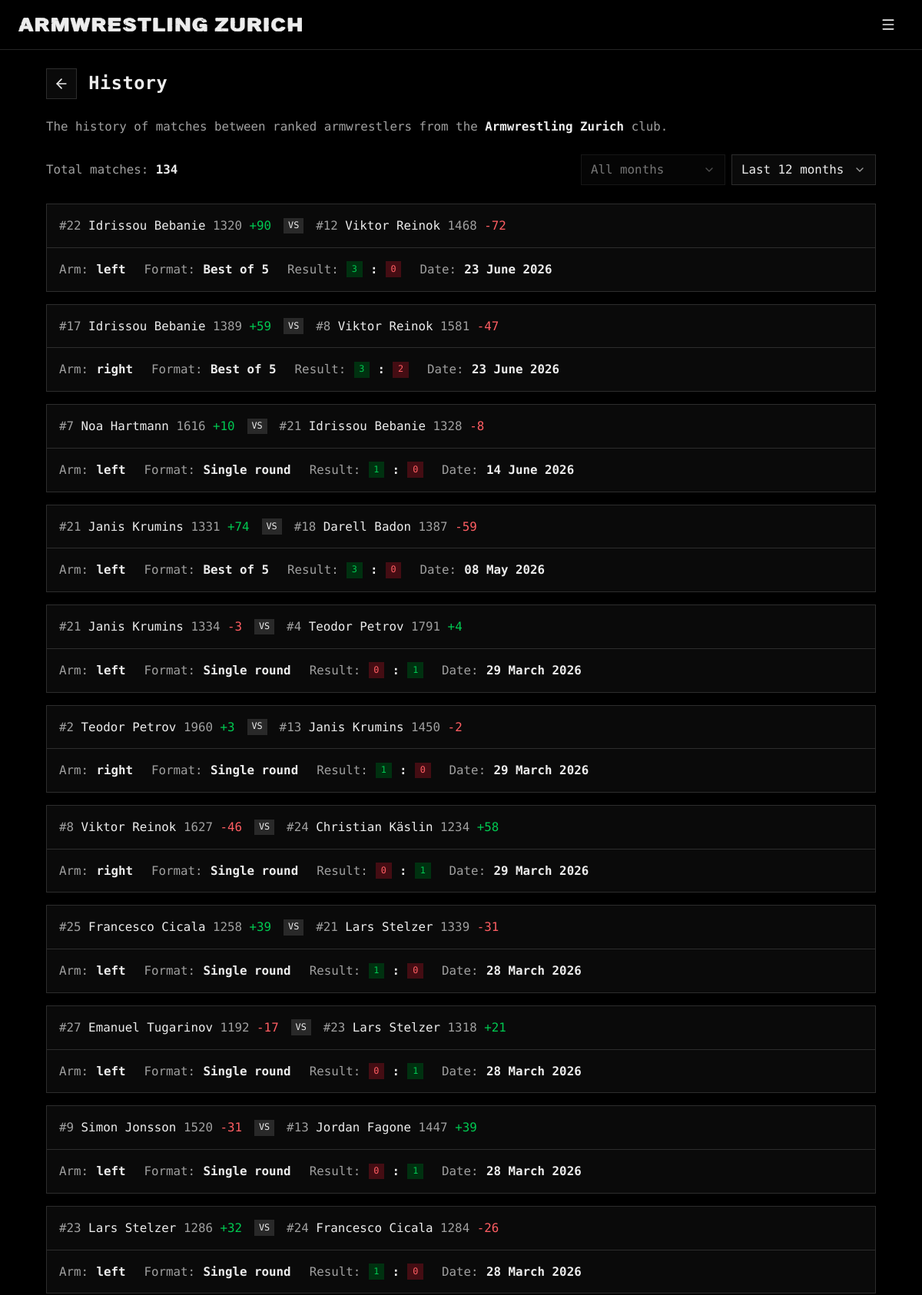
The app's page /history (upper part) with its own data.
### tables this page shows
CREATE TABLE "history" (
    id INTEGER PRIMARY KEY AUTOINCREMENT,
    armwrestler1_id INTEGER NOT NULL,
    armwrestler2_id INTEGER NOT NULL,
    arm TEXT NOT NULL CHECK (arm IN ('right', 'left')),
    armwrestler1_rank INTEGER NOT NULL,
    armwrestler2_rank INTEGER NOT NULL,
    armwrestler1_elo INTEGER NOT NULL,
    armwrestler2_elo INTEGER NOT NULL,
    armwrestler1_score INTEGER NOT NULL,
    armwrestler2_score INTEGER NOT NULL,
    armwrestler1_elo_diff INTEGER NOT NULL,
    armwrestler2_elo_diff INTEGER NOT NULL,
    selected_format TEXT NOT NULL,
    date DATETIME DEFAULT CURRENT_TIMESTAMP,
    added_by TEXT NOT NULL,
    FOREIGN KEY (armwrestler1_id) REFERENCES armwrestlers(id),
    FOREIGN KEY (armwrestler2_id) REFERENCES armwrestlers(id),
    FOREIGN KEY (added_by) REFERENCES users(username)
);

CREATE TABLE "armwrestlers" (
    id INTEGER PRIMARY KEY AUTOINCREMENT,
    name TEXT NOT NULL UNIQUE,
    right_elo INTEGER NOT NULL,
    left_elo INTEGER NOT NULL,
    right_rank INTEGER,
    left_rank INTEGER,
    added_by TEXT NOT NULL,
    last_edited_by TEXT, hidden INTEGER NOT NULL DEFAULT 0, active INTEGER NOT NULL DEFAULT 1,
    FOREIGN KEY (added_by) REFERENCES users(username)
);

### armelo_app.py (the view, shortened to what this page needs)
@app.route("/history")
def history():
    selected_year = request.args.get('year', 'last_12_months')
    selected_month = m if (m := request.args.get('month', type=int)) in range(1, 13) else None
    today = datetime.now()
    current_year = today.year
    if selected_year == "last_12_months":
        selected_month = None
        start_date = today - timedelta(days=365)
        end_date = today + timedelta(days=1)
    year_rows = db_execute("SELECT DISTINCT STRFTIME('%Y', date) FROM history ORDER BY 1 DESC")
    years = [int(r[0]) for r in year_rows]
    if current_year not in years:
        years.insert(0, current_year)
    months = list(enumerate(month_name))[1:]
    query = '''
        SELECT a1.id AS armwrestler1_id, a1.name AS armwrestler1_name,
               a2.id AS armwrestler2_id, a2.name AS armwrestler2_name,
               h.arm, h.armwrestler1_rank, h.armwrestler2_rank,
               h.armwrestler1_elo, h.armwrestler2_elo,
               h.armwrestler1_score, h.armwrestler2_score,
               h.armwrestler1_elo_diff, h.armwrestler2_elo_diff,
               h.selected_format, h.date
        FROM history h
        JOIN armwrestlers a1 ON h.armwrestler1_id = a1.id
        JOIN armwrestlers a2 ON h.armwrestler2_id = a2.id
        WHERE h.date >= ? AND h.date < ?
        ORDER BY h.id DESC
    '''
    params = [start_date.strftime('%Y-%m-%d'), end_date.strftime('%Y-%m-%d')]
    matches = db_execute(query, *params)
    total_matches = db_execute('SELECT COUNT(*) FROM history')[0][0]
    formatted_data = get_matches_formatted_data(matches)
    template_data = {
        'matches': matches, 'formatted_data': formatted_data,
        'total_matches': total_matches,
        'months': months, 'years': years,
        'selected_month': selected_month, 'selected_year': selected_year
    }
    return render_template('history.html', **template_data)

### armelo_app.py (called while the page is built)
@app.context_processor
def inject_user():
    username = session.get('username')
    return dict(username=username)

### config.py (called while the page is built)
def get_db():
    db = getattr(g, '_database', None)
    if db is None:
        db = g._database = sqlite3.connect(DATABASE)
        db.row_factory = sqlite3.Row
    return db

def db_execute(query, *args):
    db = get_db()
    cur = db.cursor()
    try:
        cur.execute(query, args)
        if query.strip().upper().startswith(("SELECT", "WITH")):
            return cur.fetchall()
        db.commit()
    except sqlite3.Error:
        db.rollback()
        raise
    finally:
        cur.close()

### templates/history.html (shortened to what this page needs)
{% extends "layout.html" %}
{% from 'macros.html' import back_header, modal_header %}
{% block content %}
{{ back_header('History') }}
<p class="muted">The history of matches between ranked armwrestlers from the <strong>Armwrestling Zurich</strong> club.</p>
<div class="row">
    <span class="muted">Total matches: <strong>{{ total_matches }}</strong></span>
    <div class="filters push">
        <form hx-get="{{ url_for('history') }}" hx-trigger="change" hx-target="body" hx-swap="outerMorph">
            <select name="month" class="select" aria-label="Month" {% if selected_year == 'last_12_months' %}disabled{% endif %}>
                <option value="" {% if selected_month is none %}selected{% endif %}>All months</option>
            </select>
            <select name="year" class="select" aria-label="Year">
                <option value="last_12_months" {% if selected_year == 'last_12_months' %}selected{% endif %}>Last 12 months</option>
            </select>
        </form>
    </div>
</div>
{% if matches %}
{% include 'matches_partial.html' %}
{% else %}
<div class="note">
    There are no matches in the selected time period.
</div>
{% endif %}
{% endblock %}

### templates/matches_partial.html (shortened to what this page needs)
{% from 'macros.html' import modal_header %}
<div class="stack">
{% for match in matches %}
{% set data = formatted_data[loop.index0] %}
    <div class="card match {{ wins_losses[loop.index0] if wins_losses else '' }}">
        <div class="match-players">
            <div>
                {% if match['armwrestler1_rank'] %}
                <span class="muted">#{{ match['armwrestler1_rank'] }}</span>
                {% endif %}
                <a href="{{ url_for('view_member', id=match['armwrestler1_id'], arm=match['arm']) }}" class="name-link">{{ match['armwrestler1_name'] }}</a>
                <span class="elo">{{ match['armwrestler1_elo'] }} <span class="{{ data.diff1_color }}">{{ data.diff1_text }}</span></span>
            </div>
            <span class="badge">VS</span>
            <div>
                {% if match['armwrestler2_rank'] %}
                <span class="muted">#{{ match['armwrestler2_rank'] }}</span>
                {% endif %}
                <a href="{{ url_for('view_member', id=match['armwrestler2_id'], arm=match['arm']) }}" class="name-link">{{ match['armwrestler2_name'] }}</a>
                <span class="elo">{{ match['armwrestler2_elo'] }} <span class="{{ data.diff2_color }}">{{ data.diff2_text }}</span></span>
            </div>
        </div>
        <dl class="match-meta">
            <div>
                <dt>Arm:</dt>
                <dd>{{ match['arm'] }}</dd>
            </div>
            <div>
                <dt>Format:</dt>
                <dd>{{ match['selected_format'] }}</dd>
            </div>
            <div>
                <dt>Result:</dt>
                <dd><span class="badge {{ data.score1_color }}">{{ match['armwrestler1_score'] }}</span> : <span class="badge {{ data.score2_color }}">{{ match['armwrestler2_score'] }}</span></dd>
            </div>
            <div>
                <dt>Date:</dt>
                <dd>{{ data.date }}</dd>
            </div>
        </dl>
    </div>
{% endfor %}
</div>

### static/styles.css (style rules this page uses)
:root { color-scheme: dark; --bg: #000; --bg-100: #0a0a0a; --gray-100: #1a1a1a; --gray-300: #292929; --gray-600: #878787; --gray-900: #a0a0a0; --gray-1000: #ededed; --alpha-400: #ffffff24; --alpha-500: #ffffff3d; --border: 1px solid var(--alpha-400); --navy: #000032; --accent: #fc6d47; --green: #00ca52; --green-bg: #003110; --red: #ff5e63; --red-bg: #440d13; --font: "Geist Mono", ui-monospace, "SFMono-Regular", Menlo, monospace; --text-sm: clamp(0.625rem, 0.5732rem + 0.221vw, 0.75rem); --text-base: clamp(0.875rem, 0.8232rem + 0.221vw, 1rem); --text-xl: clamp(1.25rem, 1.1464rem + 0.442vw, 1.5rem); --word-space: 0.65em; --tag-height: 1.75em; --space-sm: 8px; --space-md: 16px; --space-lg: 24px; --control-height: 32px; --control-padding: 8px; --icon-size: 16px; --header-height: 64px; --gutter: var(--space-md); }
@media (min-width: 768px) { :root { --control-height: 40px; --control-padding: 12px; --gutter: var(--space-lg); } }
*, *::before, *::after { box-sizing: border-box; border-radius: 0; }
body, h2, h3, p, dl, dd { margin: 0; }
html, body { scrollbar-width: none; }
body { min-height: 100dvh; display: flex; flex-direction: column; background: var(--bg); color: var(--gray-1000); font: 400 var(--text-base)/1.5 var(--font); -webkit-font-smoothing: antialiased; -moz-osx-font-smoothing: grayscale; -webkit-tap-highlight-color: transparent; }
a { color: inherit; text-decoration: none; }
button, input, select { font: inherit; color: inherit; }
a, .btn, .btn-toggle::before, .segment, .input, .select, .card, .table-hover tr { transition: color 0.15s, background-color 0.15s, border-color 0.15s; }
.btn, .segment, .card-button, .select, .range { cursor: pointer; }
.input:disabled, .select:disabled, label:has(:disabled) { opacity: 0.5; cursor: not-allowed; }
.stack, .modal-body { display: flex; flex-direction: column; gap: var(--space-md); }
.row { display: flex; flex-wrap: wrap; align-items: center; gap: var(--space-sm); }
.push { margin-inline-start: auto; }
.badge { font-size: var(--text-sm); }
.input, .select { width: 100%; height: var(--control-height); padding: 0 var(--control-padding); background-color: var(--bg-100); border: var(--border); }
.select { appearance: none; padding-right: var(--control-height); background-repeat: no-repeat; background-position: right var(--control-padding) center; background-size: var(--icon-size); text-overflow: ellipsis; white-space: nowrap; overflow: hidden; }
.select option { background-color: var(--bg-100); color: var(--gray-1000); }
.filters { display: grid; gap: var(--space-sm); width: 100%; }
.filters form { display: contents; }
@media (min-width: 768px) { .filters { width: auto; grid-auto-flow: column; grid-auto-columns: 1fr; } }
.name-link { overflow-wrap: anywhere; font-weight: 500; text-decoration-color: var(--gray-600); text-underline-offset: 3px; }
.badge { display: inline-grid; place-items: center; min-width: var(--tag-height); height: var(--tag-height); padding: 0 0.5em; background: var(--gray-300); font-weight: 500; line-height: 1; white-space: nowrap; }
.card { background: var(--bg-100); border: var(--border); }
.match-players { display: flex; flex-direction: column; align-items: center; gap: var(--space-sm); padding: var(--space-md); border-bottom: var(--border); text-align: center; }
.elo { color: var(--gray-900); white-space: nowrap; }
.match-meta { display: flex; flex-direction: column; gap: var(--space-sm) var(--space-lg); padding: var(--space-md); }
.match-meta > div, .match-meta dd { display: flex; align-items: center; gap: var(--word-space); }
.match-meta dt { color: var(--gray-900); }
.match-meta dd { font-weight: 700; }
@media (min-width: 768px) { .match-players { flex-direction: row; gap: var(--space-md); } }
@media (min-width: 768px) { .match-meta { flex-direction: row; flex-wrap: wrap; } }
.muted, .text-secondary { color: var(--gray-900); }
.muted strong { color: var(--gray-1000); }
.text-success { color: var(--green); }
.text-danger { color: var(--red); }
.bg-success, .text-bg-success { background: var(--green-bg); color: var(--green); }
.bg-danger { background: var(--red-bg); color: var(--red); }

### records on screen
history: armwrestler1_rank "22", armwrestler1_name "Idrissou Bebanie", armwrestler1_elo "1320", diff1_text "+90", armwrestler2_rank "12", armwrestler2_name "Viktor Reinok", armwrestler2_elo "1468", diff2_text "-72", arm "left", selected_format "Best of 5", armwrestler1_score "3", armwrestler2_score "0", date "23 June 2026"
history: armwrestler1_rank "17", armwrestler1_name "Idrissou Bebanie", armwrestler1_elo "1389", diff1_text "+59", armwrestler2_rank "8", armwrestler2_name "Viktor Reinok", armwrestler2_elo "1581", diff2_text "-47", arm "right", selected_format "Best of 5", armwrestler1_score "3", armwrestler2_score "2", date "23 June 2026"
history: armwrestler1_rank "7", armwrestler1_name "Noa Hartmann", armwrestler1_elo "1616", diff1_text "+10", armwrestler2_rank "21", armwrestler2_name "Idrissou Bebanie", armwrestler2_elo "1328", diff2_text "-8", arm "left", selected_format "Single round", armwrestler1_score "1", armwrestler2_score "0", date "14 June 2026"
history: armwrestler1_rank "21", armwrestler1_name "Janis Krumins", armwrestler1_elo "1331", diff1_text "+74", armwrestler2_rank "18", armwrestler2_name "Darell Badon", armwrestler2_elo "1387", diff2_text "-59", arm "left", selected_format "Best of 5", armwrestler1_score "3", armwrestler2_score "0", date "08 May 2026"
history: armwrestler1_rank "21", armwrestler1_name "Janis Krumins", armwrestler1_elo "1334", diff1_text "-3", armwrestler2_rank "4", armwrestler2_name "Teodor Petrov", armwrestler2_elo "1791", diff2_text "+4", arm "left", selected_format "Single round", armwrestler1_score "0", armwrestler2_score "1", date "29 March 2026"
history: armwrestler1_rank "2", armwrestler1_name "Teodor Petrov", armwrestler1_elo "1960", diff1_text "+3", armwrestler2_rank "13", armwrestler2_name "Janis Krumins", armwrestler2_elo "1450", diff2_text "-2", arm "right", selected_format "Single round", armwrestler1_score "1", armwrestler2_score "0", date "29 March 2026"
history: armwrestler1_rank "8", armwrestler1_name "Viktor Reinok", armwrestler1_elo "1627", diff1_text "-46", armwrestler2_rank "24", armwrestler2_name "Christian Käslin", armwrestler2_elo "1234", diff2_text "+58", arm "right", selected_format "Single round", armwrestler1_score "0", armwrestler2_score "1", date "29 March 2026"
history: armwrestler1_rank "25", armwrestler1_name "Francesco Cicala", armwrestler1_elo "1258", diff1_text "+39", armwrestler2_rank "21", armwrestler2_name "Lars Stelzer", armwrestler2_elo "1339", diff2_text "-31", arm "left", selected_format "Single round", armwrestler1_score "1", armwrestler2_score "0", date "28 March 2026"
history: armwrestler1_rank "27", armwrestler1_name "Emanuel Tugarinov", armwrestler1_elo "1192", diff1_text "-17", armwrestler2_rank "23", armwrestler2_name "Lars Stelzer", armwrestler2_elo "1318", diff2_text "+21", arm "left", selected_format "Single round", armwrestler1_score "0", armwrestler2_score "1", date "28 March 2026"
history: armwrestler1_rank "9", armwrestler1_name "Simon Jonsson", armwrestler1_elo "1520", diff1_text "-31", armwrestler2_rank "13", armwrestler2_name "Jordan Fagone", armwrestler2_elo "1447", diff2_text "+39", arm "left", selected_format "Single round", armwrestler1_score "0", armwrestler2_score "1", date "28 March 2026"
history: armwrestler1_rank "23", armwrestler1_name "Lars Stelzer", armwrestler1_elo "1286", diff1_text "+32", armwrestler2_rank "24", armwrestler2_name "Francesco Cicala", armwrestler2_elo "1284", diff2_text "-26", arm "left", selected_format "Single round", armwrestler1_score "1", armwrestler2_score "0", date "28 March 2026"

### other values on screen
{{ title }} "History"
{{ total_matches }} "134"
